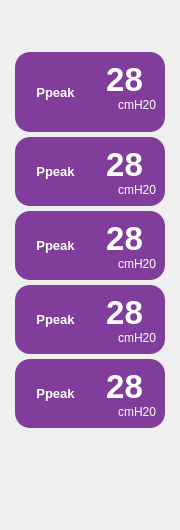
            <widget class="QFrame" name="frame_7">
             <property name="minimumSize">
              <size>
               <width>180</width>
               <height>530</height>
              </size>
             </property>
             <property name="maximumSize">
              <size>
               <width>180</width>
               <height>530</height>
              </size>
             </property>
             <property name="frameShape">
              <enum>QFrame::NoFrame</enum>
             </property>
             <property name="frameShadow">
              <enum>QFrame::Plain</enum>
             </property>
             <layout class="QGridLayout" name="gridLayout_2">
              <property name="leftMargin">
               <number>0</number>
              </property>
              <property name="topMargin">
               <number>0</number>
              </property>
              <property name="rightMargin">
               <number>0</number>
              </property>
              <property name="bottomMargin">
               <number>50</number>
              </property>
              <property name="horizontalSpacing">
               <number>0</number>
              </property>
              <property name="verticalSpacing">
               <number>5</number>
              </property>
              <item row="0" column="0">
               <spacer name="verticalSpacer_3">
                <property name="orientation">
                 <enum>Qt::Vertical</enum>
                </property>
                <property name="sizeHint" stdset="0">
                 <size>
                  <width>20</width>
                  <height>40</height>
                 </size>
                </property>
               </spacer>
              </item>
              <item row="6" column="0">
               <spacer name="verticalSpacer_2">
                <property name="orientation">
                 <enum>Qt::Vertical</enum>
                </property>
                <property name="sizeHint" stdset="0">
                 <size>
                  <width>20</width>
                  <height>40</height>
                 </size>
                </property>
               </spacer>
              </item>
              <item row="4" column="0">
               <widget class="QFrame" name="frame_31">
                <property name="maximumSize">
                 <size>
                  <width>150</width>
                  <height>80</height>
                 </size>
                </property>
                <property name="styleSheet">
                 <string notr="true">border-radius: 15px;
background-color: rgb(129, 61, 156);
color: rgb(255, 255, 255);
</string>
                </property>
                <property name="frameShape">
                 <enum>QFrame::NoFrame</enum>
                </property>
                <property name="frameShadow">
                 <enum>QFrame::Raised</enum>
                </property>
                <property name="lineWidth">
                 <number>-17</number>
                </property>
                <property name="midLineWidth">
                 <number>-8</number>
                </property>
                <layout class="QGridLayout" name="gridLayout_47">
                 <item row="0" column="0">
                  <widget class="QLabel" name="label_108">
                   <property name="font">
                    <font>
                     <pointsize>10</pointsize>
                     <weight>75</weight>
                     <bold>true</bold>
                    </font>
                   </property>
                   <property name="layoutDirection">
                    <enum>Qt::LeftToRight</enum>
                   </property>
                   <property name="text">
                    <string>Ppeak</string>
                   </property>
                   <property name="alignment">
                    <set>Qt::AlignCenter</set>
                   </property>
                  </widget>
                 </item>
                 <item row="0" column="1">
                  <layout class="QVBoxLayout" name="verticalLayout_34">
                   <property name="spacing">
                    <number>0</number>
                   </property>
                   <item>
                    <widget class="QLabel" name="Ppeak_label_13">
                     <property name="font">
                      <font>
                       <pointsize>25</pointsize>
                       <weight>75</weight>
                       <bold>true</bold>
                      </font>
                     </property>
                     <property name="lineWidth">
                      <number>1</number>
                     </property>
                     <property name="text">
                      <string>28</string>
                     </property>
                     <property name="alignment">
                      <set>Qt::AlignCenter</set>
                     </property>
                    </widget>
                   </item>
                   <item>
                    <widget class="QLabel" name="label_106">
                     <property name="font">
                      <font>
                       <pointsize>9</pointsize>
                      </font>
                     </property>
                     <property name="text">
                      <string>cmH20</string>
                     </property>
                     <property name="alignment">
                      <set>Qt::AlignRight|Qt::AlignTop|Qt::AlignTrailing</set>
                     </property>
                    </widget>
                   </item>
                  </layout>
                 </item>
                </layout>
               </widget>
              </item>
              <item row="5" column="0">
               <widget class="QFrame" name="frame_32">
                <property name="maximumSize">
                 <size>
                  <width>150</width>
                  <height>80</height>
                 </size>
                </property>
                <property name="styleSheet">
                 <string notr="true">border-radius: 15px;
background-color: rgb(129, 61, 156);
color: rgb(255, 255, 255);
</string>
                </property>
                <property name="frameShape">
                 <enum>QFrame::NoFrame</enum>
                </property>
                <property name="frameShadow">
                 <enum>QFrame::Raised</enum>
                </property>
                <property name="lineWidth">
                 <number>-17</number>
                </property>
                <property name="midLineWidth">
                 <number>-8</number>
                </property>
                <layout class="QGridLayout" name="gridLayout_48">
                 <item row="0" column="0">
                  <widget class="QLabel" name="label_109">
                   <property name="font">
                    <font>
                     <pointsize>10</pointsize>
                     <weight>75</weight>
                     <bold>true</bold>
                    </font>
                   </property>
                   <property name="layoutDirection">
                    <enum>Qt::LeftToRight</enum>
                   </property>
                   <property name="text">
                    <string>Ppeak</string>
                   </property>
                   <property name="alignment">
                    <set>Qt::AlignCenter</set>
                   </property>
                  </widget>
                 </item>
                 <item row="0" column="1">
                  <layout class="QVBoxLayout" name="verticalLayout_35">
                   <property name="spacing">
                    <number>0</number>
                   </property>
                   <item>
                    <widget class="QLabel" name="Ppeak_label_14">
                     <property name="font">
                      <font>
                       <pointsize>25</pointsize>
                       <weight>75</weight>
                       <bold>true</bold>
                      </font>
                     </property>
                     <property name="lineWidth">
                      <number>1</number>
                     </property>
                     <property name="text">
                      <string>28</string>
                     </property>
                     <property name="alignment">
                      <set>Qt::AlignCenter</set>
                     </property>
                    </widget>
                   </item>
                   <item>
                    <widget class="QLabel" name="label_112">
                     <property name="font">
                      <font>
                       <pointsize>9</pointsize>
                      </font>
                     </property>
                     <property name="text">
                      <string>cmH20</string>
                     </property>
                     <property name="alignment">
                      <set>Qt::AlignRight|Qt::AlignTop|Qt::AlignTrailing</set>
                     </property>
                    </widget>
                   </item>
                  </layout>
                 </item>
                </layout>
               </widget>
              </item>
              <item row="3" column="0">
               <widget class="QFrame" name="frame_29">
                <property name="maximumSize">
                 <size>
                  <width>150</width>
                  <height>80</height>
                 </size>
                </property>
                <property name="styleSheet">
                 <string notr="true">border-radius: 15px;
background-color: rgb(129, 61, 156);
color: rgb(255, 255, 255);
</string>
                </property>
                <property name="frameShape">
                 <enum>QFrame::NoFrame</enum>
                </property>
                <property name="frameShadow">
                 <enum>QFrame::Raised</enum>
                </property>
                <property name="lineWidth">
                 <number>-17</number>
                </property>
                <property name="midLineWidth">
                 <number>-8</number>
                </property>
                <layout class="QGridLayout" name="gridLayout_45">
                 <item row="0" column="0">
                  <widget class="QLabel" name="label_107">
                   <property name="font">
                    <font>
                     <pointsize>10</pointsize>
                     <weight>75</weight>
                     <bold>true</bold>
                    </font>
                   </property>
                   <property name="layoutDirection">
                    <enum>Qt::LeftToRight</enum>
                   </property>
                   <property name="text">
                    <string>Ppeak</string>
                   </property>
                   <property name="alignment">
                    <set>Qt::AlignCenter</set>
                   </property>
                  </widget>
                 </item>
                 <item row="0" column="1">
                  <layout class="QVBoxLayout" name="verticalLayout_33">
                   <property name="spacing">
                    <number>0</number>
                   </property>
                   <item>
                    <widget class="QLabel" name="Ppeak_label_12">
                     <property name="font">
                      <font>
                       <pointsize>25</pointsize>
                       <weight>75</weight>
                       <bold>true</bold>
                      </font>
                     </property>
                     <property name="lineWidth">
                      <number>1</number>
                     </property>
                     <property name="text">
                      <string>28</string>
                     </property>
                     <property name="alignment">
                      <set>Qt::AlignCenter</set>
                     </property>
                    </widget>
                   </item>
                   <item>
                    <widget class="QLabel" name="label_105">
                     <property name="font">
                      <font>
                       <pointsize>9</pointsize>
                      </font>
                     </property>
                     <property name="text">
                      <string>cmH20</string>
                     </property>
                     <property name="alignment">
                      <set>Qt::AlignRight|Qt::AlignTop|Qt::AlignTrailing</set>
                     </property>
                    </widget>
                   </item>
                  </layout>
                 </item>
                </layout>
               </widget>
              </item>
              <item row="2" column="0">
               <widget class="QFrame" name="frame_27">
                <property name="maximumSize">
                 <size>
                  <width>150</width>
                  <height>80</height>
                 </size>
                </property>
                <property name="styleSheet">
                 <string notr="true">border-radius: 15px;
background-color: rgb(129, 61, 156);
color: rgb(255, 255, 255);
</string>
                </property>
                <property name="frameShape">
                 <enum>QFrame::NoFrame</enum>
                </property>
                <property name="frameShadow">
                 <enum>QFrame::Raised</enum>
                </property>
                <property name="lineWidth">
                 <number>-17</number>
                </property>
                <property name="midLineWidth">
                 <number>-8</number>
                </property>
                <layout class="QGridLayout" name="gridLayout_32">
                 <item row="0" column="1">
                  <layout class="QVBoxLayout" name="verticalLayout_21">
                   <property name="spacing">
                    <number>0</number>
                   </property>
                   <item>
                    <widget class="QLabel" name="Ppeak_label_">
                     <property name="font">
                      <font>
                       <pointsize>25</pointsize>
                       <weight>75</weight>
                       <bold>true</bold>
                      </font>
                     </property>
                     <property name="lineWidth">
                      <number>1</number>
                     </property>
                     <property name="text">
                      <string>28</string>
                     </property>
                     <property name="alignment">
                      <set>Qt::AlignCenter</set>
                     </property>
                    </widget>
                   </item>
                   <item>
                    <widget class="QLabel" name="label_83">
                     <property name="font">
                      <font>
                       <pointsize>9</pointsize>
                      </font>
                     </property>
                     <property name="text">
                      <string>cmH20</string>
                     </property>
                     <property name="alignment">
                      <set>Qt::AlignRight|Qt::AlignTop|Qt::AlignTrailing</set>
                     </property>
                    </widget>
                   </item>
                  </layout>
                 </item>
                 <item row="0" column="0">
                  <widget class="QLabel" name="label_85">
                   <property name="font">
                    <font>
                     <pointsize>10</pointsize>
                     <weight>75</weight>
                     <bold>true</bold>
                    </font>
                   </property>
                   <property name="layoutDirection">
                    <enum>Qt::LeftToRight</enum>
                   </property>
                   <property name="text">
                    <string>Ppeak</string>
                   </property>
                   <property name="alignment">
                    <set>Qt::AlignCenter</set>
                   </property>
                  </widget>
                 </item>
                </layout>
               </widget>
              </item>
              <item row="1" column="0">
               <widget class="QFrame" name="frame_33">
                <property name="minimumSize">
                 <size>
                  <width>150</width>
                  <height>80</height>
                 </size>
                </property>
                <property name="maximumSize">
                 <size>
                  <width>150</width>
                  <height>80</height>
                 </size>
                </property>
                <property name="styleSheet">
                 <string notr="true">border-radius: 15px;
background-color: rgb(129, 61, 156);
color: rgb(255, 255, 255);
</string>
                </property>
                <property name="frameShape">
                 <enum>QFrame::NoFrame</enum>
                </property>
                <property name="frameShadow">
                 <enum>QFrame::Raised</enum>
                </property>
                <property name="lineWidth">
                 <number>-17</number>
                </property>
                <property name="midLineWidth">
                 <number>-8</number>
                </property>
                <layout class="QGridLayout" name="gridLayout_49">
                 <item row="0" column="0">
                  <widget class="QLabel" name="label_120">
                   <property name="font">
                    <font>
                     <pointsize>10</pointsize>
                     <weight>75</weight>
                     <bold>true</bold>
                    </font>
                   </property>
                   <property name="layoutDirection">
                    <enum>Qt::LeftToRight</enum>
                   </property>
                   <property name="text">
                    <string>Ppeak</string>
                   </property>
                   <property name="alignment">
                    <set>Qt::AlignCenter</set>
                   </property>
                  </widget>
                 </item>
                 <item row="0" column="1">
                  <layout class="QVBoxLayout" name="verticalLayout_38">
                   <property name="spacing">
                    <number>0</number>
                   </property>
                   <item>
                    <widget class="QLabel" name="Ppeak_label_17">
                     <property name="font">
                      <font>
                       <pointsize>25</pointsize>
                       <weight>75</weight>
                       <bold>true</bold>
                      </font>
                     </property>
                     <property name="lineWidth">
                      <number>1</number>
                     </property>
                     <property name="text">
                      <string>28</string>
                     </property>
                     <property name="alignment">
                      <set>Qt::AlignCenter</set>
                     </property>
                    </widget>
                   </item>
                   <item>
                    <widget class="QLabel" name="label_123">
                     <property name="font">
                      <font>
                       <pointsize>9</pointsize>
                      </font>
                     </property>
                     <property name="text">
                      <string>cmH20</string>
                     </property>
                     <property name="alignment">
                      <set>Qt::AlignRight|Qt::AlignTop|Qt::AlignTrailing</set>
                     </property>
                    </widget>
                   </item>
                  </layout>
                 </item>
                </layout>
               </widget>
              </item>
             </layout>
            </widget>
